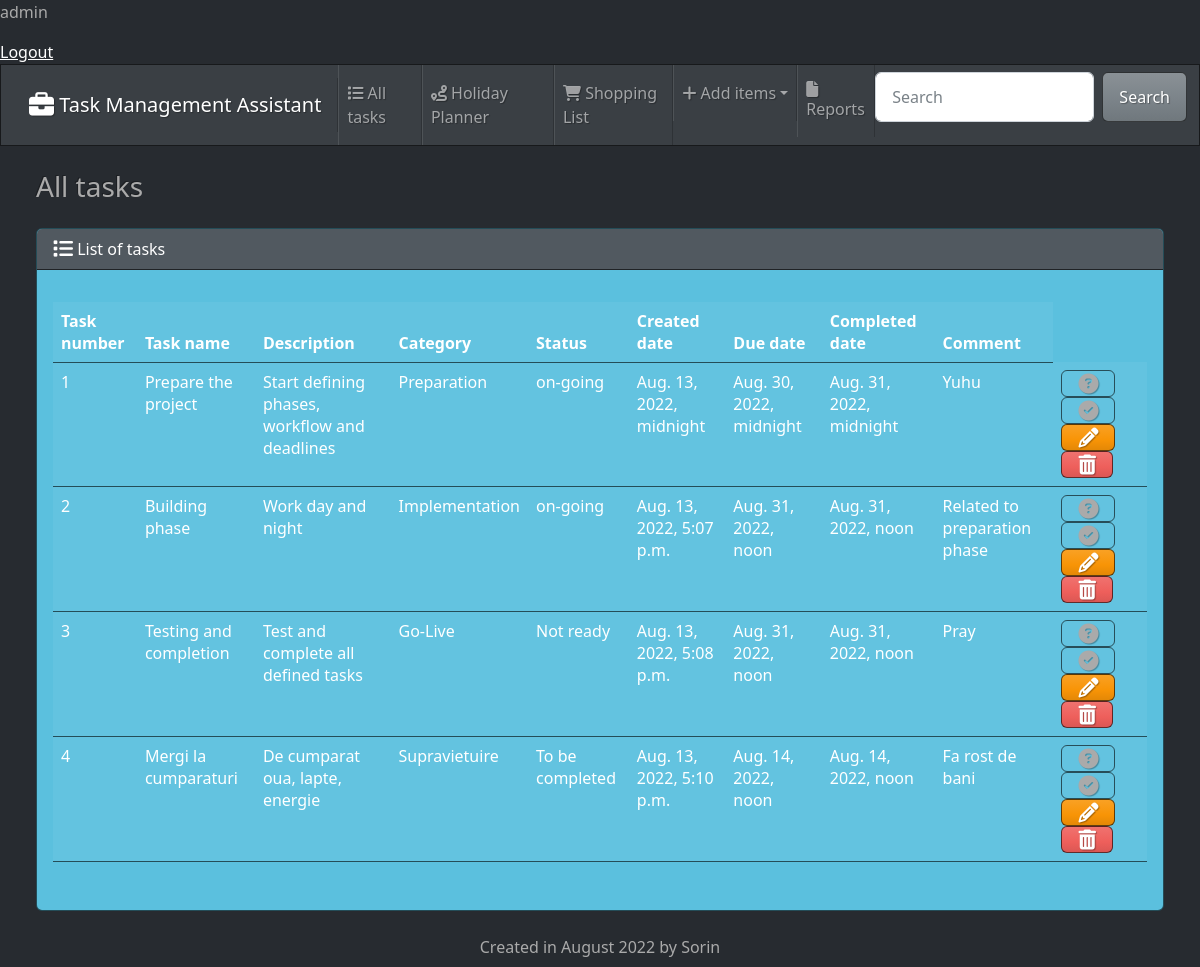
The app's page / (signed in), older data.
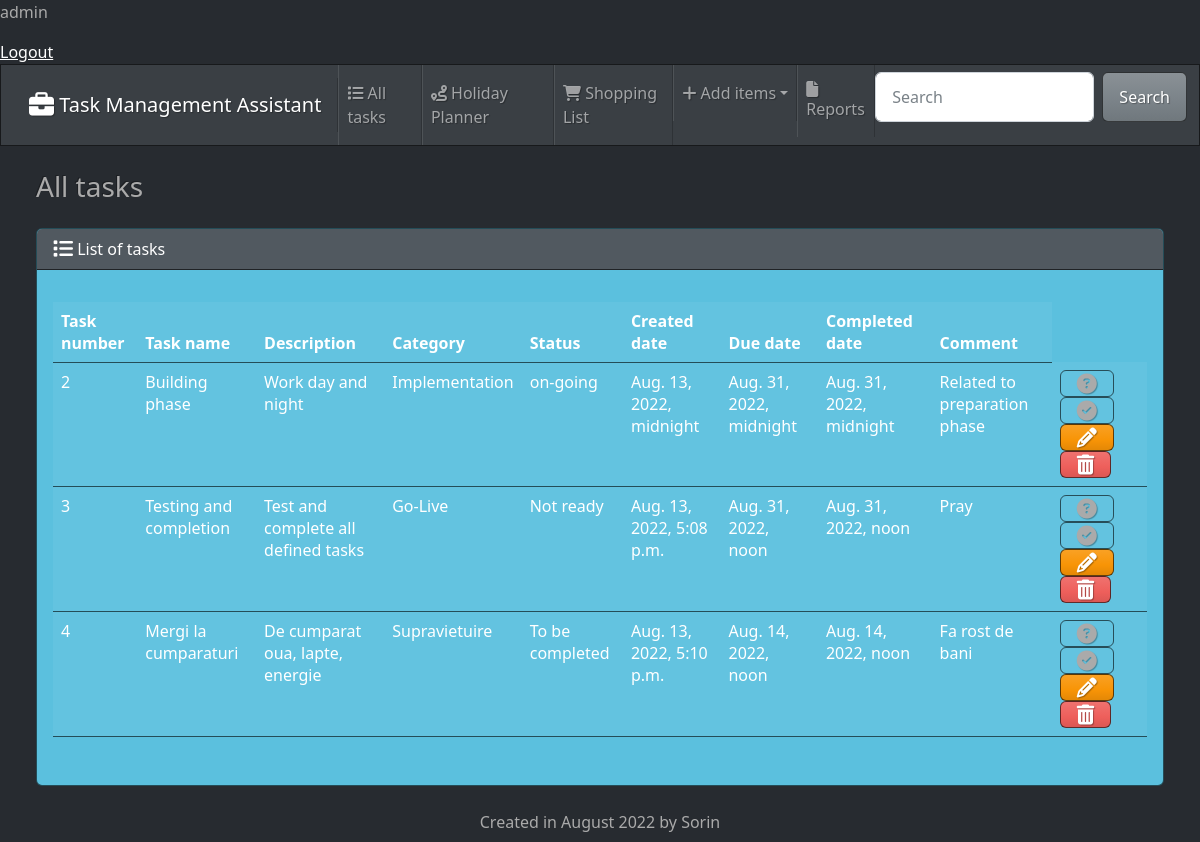
The same page, newer data.
### tasks/models.py (models this page shows, shortened)
class Task(models.Model):
    task_number = models.PositiveBigIntegerField()
    task_name = models.CharField (max_length=60)
    task_description = models.CharField (max_length=180)
    task_category = models.CharField (max_length=60)
    task_status = models.CharField (max_length=60)
    task_created_date = models.DateTimeField (default=datetime.now)
    task_due_date = models.DateTimeField (null=True)
    task_completed_date = models.DateTimeField (null=True)
    task_comment = models.CharField (max_length=180, null=True)

### tasks/views.py (the view)
# urls.py: path('', views.index, name = 'index'),
@login_required
def index (request):
    return render(request, 'tasks/index.html', {'Task': Task.objects.all()}
    )

### tasks/templates/tasks/index.html (shortened to what this page needs)
{% extends "tasks/base.html" %}
{% block content %}
<h3 class= "m-4">All tasks</h3>
<div class = "row">
<div class = "col-14" >
{% if Task %}
<div class="card text-white bg-info ms-4 me-4 mb-4">
  <div class="card-header">
    <i class="fa-solid fa-list fa-lg"></i> List of tasks</div>
    <div class="card-body">
    <p class="card-text">
      <div class ="table-responsive">
        <table class="table table-hover">
          <thead>
            <tr>
              <th scope="col">Task number</th>
              <th scope="col">Task name</th>
              <th scope="col">Description</th>
              <th scope="col">Category</th>
              <th scope="col">Status</th>
              <th scope="col">Created date</th>
              <th scope="col">Due date</th>
              <th scope="col">Completed date</th>
              <th scope="col">Comment</th>
            </tr>
          </thead>
      <tbody>
        {% for Task in Task %}
        <tr>
          <td>{{Task.task_number}}</td>
          <td>{{Task.task_name}}</td>
          <td>{{Task.task_description}}</td>
          <td>{{Task.task_category}}</td>
          <td>{{Task.task_status}}</td>
          <td>{{Task.task_created_date}}</td>
          <td>{{Task.task_due_date}}</td>
          <td>{{Task.task_completed_date}}</td>
          <td>{{Task.task_comment}}</td>
          <td>
              <button type="button" class="btn btn-succes me-1" href="{% url 'view_task' Task.id %}" data-bs-toggle="modal" data-bs-target="#myModal{{Task.id}}">
                <i class="fa-solid fa-circle-question fa-lg"></i>
              </button>
              <button type="button" class="btn btn-succes me-1 complete" data-bs-toggle="modal" data-bs-target="#myModal{{Task.id}}">
                <i class="fa-solid fa-circle-check fa-lg"></i>
              </button>
              <a class="btn btn-warning me-1" href="{% url 'edit' Task.id %}">
                <i class="fa-solid fa-pencil fa-lg"></i>
              </a>
              <button type="button" class="btn btn-danger" data-bs-toggle="modal" data-bs-target="#delete{{Task.id}}">
                <i class="fa-solid fa-trash-can fa-lg"></i>
              </button>
          </td>
        </tr>
        {% endfor %}
      </tbody>
      </table>
      </div>
    </p>
  </div>
{% else %}
<h5 class = "alert alert-primary ms-4 me 4">No tasks created</h5>
{% endif %}
</div>
{% endblock %}

### tasks/templates/tasks/base.html (shortened to what this page needs)
{% load static %}
{% if request.user.is_authenticated %}
<p>{{request.user}}</p>
<a href="{% url 'logout' %}" >Logout</a>
{% else %}
<a href="{% url 'login' %}">Login</a>
{% endif %}
<!DOCTYPE html>
<html lang="'en">
    <head>
        <link rel="stylesheet" href="https://cdnjs.cloudflare.com/ajax/libs/font-awesome/6.1.2/css/all.min.css">
        <link href="{% static 'css/bootstrap.min.css' %}" rel="stylesheet">
        <link href="{% static 'css/styles.css' %}" rel="stylesheet">
        <body class="d-flex flex-column min-vh-100">
            <nav class="navbar navbar-expand-lg navbar-dark bg-primary">
                <div class="container-fluid">
                  <a class="navbar-brand" href="{% url 'index' %}">
                    <i class="fa-solid fa-briefcase fa-lg"></i> Task Management Assistant</a>
                  <div class="collapse navbar-collapse" id="navbarColor01">
                    <ul class="navbar-nav me-auto">
                      <li class="nav-item">
                        <a class="nav-link" href="{% url 'index' %}">
                          <i class="fa-solid fa-list"></i> All tasks</a>
                        <li class="nav-item">
                          <a class="nav-link" href="{% url 'holiday' %}">
                            <i class="fa-solid fa-route"></i> Holiday Planner</a>
                          </li>
                          <li class="nav-item">
                          <a class="nav-link" href="{% url 'shopping' %}">
                            <i class="fa-solid fa-cart-shopping"></i> Shopping List</a>
                          </li>
                          <li class="nav-item dropdown">
                            <a class="nav-link dropdown-toggle" href="#" id="navbarDropdown" role="button"
                            data-bs-toggle="dropdown" aria-expanded="false">
                              <i class="fa-solid fa-plus"></i> Add items</a>
                          </li>
                      <li class="nav-item">
                        <a class="nav-link" href="{% url 'report' %}">
                          <i class="fa-solid fa-file"></i> Reports</a>
                      </li>
                    </ul>
                    <form method="GET" class="d-flex">
                      <input class="form-control me-sm-2" type="text" placeholder="Search" name="search-area" value="{{search_input}}">
                      <button class="btn btn-secondary my-2 my-sm-0" type="submit">Search</button>
                    </form>
                  </div>
                </div>
              </nav>
           <div class="container-fluid">
              {% block content %}
              {% endblock %}
           </div>
           <footer class = "mt-auto mb-2" id="footer" >
            <div class = "text-center">
              <span>
                Created in August 2022 by Sorin
              </span>
            </div>
           </footer>
        </body>
    </head>
</html>

### tasks/static/css/styles.css (style rules this page uses)
.complete { text-decoration: line-through; }

Row changes from the older to the newer data that the page shows:
removed Task: task_number "1", task_name "Prepare the project", task_description "Start defining phases, workflow and deadlines", task_category "Preparation", task_status "on-going", task_created_date "Aug. 13, 2022, midnight", task_due_date "Aug. 30, 2022, midnight", task_completed_date "Aug. 31, 2022, midnight", task_comment "Yuhu"
changed Task "Building phase": task_created_date "Aug. 13, 2022, 5:07 p.m." → "Aug. 13, 2022, midnight"; task_due_date "Aug. 31, 2022, noon" → "Aug. 31, 2022, midnight"; task_completed_date "Aug. 31, 2022, noon" → "Aug. 31, 2022, midnight"
